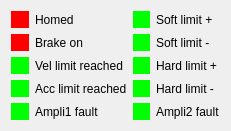
   <widget class="QWidget" name="layoutWidget_5">
    <property name="geometry">
     <rect>
      <x>450</x>
      <y>160</y>
      <width>231</width>
      <height>131</height>
     </rect>
    </property>
    <layout class="QGridLayout" name="gridLayout_13">
     <item row="0" column="0">
      <widget class="QLabel" name="label_es_homed">
       <property name="styleSheet">
        <string>background-color: rgb(255, 0, 0);</string>
       </property>
       <property name="text">
        <string/>
       </property>
      </widget>
     </item>
     <item row="0" column="1">
      <widget class="QLabel" name="label_56">
       <property name="text">
        <string>Homed</string>
       </property>
      </widget>
     </item>
     <item row="0" column="2">
      <widget class="QLabel" name="label_es_soft_limitP">
       <property name="styleSheet">
        <string>background-color: rgb(0, 255, 0);</string>
       </property>
       <property name="text">
        <string/>
       </property>
      </widget>
     </item>
     <item row="0" column="3">
      <widget class="QLabel" name="label_57">
       <property name="text">
        <string>Soft limit +</string>
       </property>
      </widget>
     </item>
     <item row="1" column="0">
      <widget class="QLabel" name="label_es_brake">
       <property name="styleSheet">
        <string>background-color: rgb(255, 0, 0);</string>
       </property>
       <property name="text">
        <string/>
       </property>
      </widget>
     </item>
     <item row="1" column="1">
      <widget class="QLabel" name="label_58">
       <property name="text">
        <string>Brake on</string>
       </property>
      </widget>
     </item>
     <item row="1" column="2">
      <widget class="QLabel" name="label_es_soft_limitM">
       <property name="styleSheet">
        <string>background-color: rgb(0, 255, 0);</string>
       </property>
       <property name="text">
        <string/>
       </property>
      </widget>
     </item>
     <item row="1" column="3">
      <widget class="QLabel" name="label_59">
       <property name="text">
        <string>Soft limit -</string>
       </property>
      </widget>
     </item>
     <item row="2" column="0">
      <widget class="QLabel" name="label_es_vel_limit">
       <property name="styleSheet">
        <string>background-color: rgb(0, 255, 0);</string>
       </property>
       <property name="text">
        <string/>
       </property>
      </widget>
     </item>
     <item row="2" column="1">
      <widget class="QLabel" name="label_60">
       <property name="text">
        <string>Vel limit reached</string>
       </property>
      </widget>
     </item>
     <item row="2" column="2">
      <widget class="QLabel" name="label_es_hard_limitP">
       <property name="styleSheet">
        <string>background-color: rgb(0, 255, 0);</string>
       </property>
       <property name="text">
        <string/>
       </property>
      </widget>
     </item>
     <item row="2" column="3">
      <widget class="QLabel" name="label_61">
       <property name="text">
        <string>Hard limit +</string>
       </property>
      </widget>
     </item>
     <item row="3" column="0">
      <widget class="QLabel" name="label_es_acc_limit">
       <property name="styleSheet">
        <string>background-color: rgb(0, 255, 0);</string>
       </property>
       <property name="text">
        <string/>
       </property>
      </widget>
     </item>
     <item row="3" column="1">
      <widget class="QLabel" name="label_62">
       <property name="text">
        <string>Acc limit reached</string>
       </property>
      </widget>
     </item>
     <item row="3" column="2">
      <widget class="QLabel" name="label_es_hard_limitM">
       <property name="styleSheet">
        <string>background-color: rgb(0, 255, 0);</string>
       </property>
       <property name="text">
        <string/>
       </property>
      </widget>
     </item>
     <item row="3" column="3">
      <widget class="QLabel" name="label_63">
       <property name="text">
        <string>Hard limit -</string>
       </property>
      </widget>
     </item>
     <item row="4" column="0">
      <widget class="QLabel" name="label_es_ampli1_fault">
       <property name="styleSheet">
        <string>background-color: rgb(0, 255, 0);</string>
       </property>
       <property name="text">
        <string/>
       </property>
      </widget>
     </item>
     <item row="4" column="1">
      <widget class="QLabel" name="label_64">
       <property name="text">
        <string>Ampli1 fault</string>
       </property>
      </widget>
     </item>
     <item row="4" column="2">
      <widget class="QLabel" name="label_es_ampli2_fault">
       <property name="styleSheet">
        <string>background-color: rgb(0, 255, 0);</string>
       </property>
       <property name="text">
        <string/>
       </property>
      </widget>
     </item>
     <item row="4" column="3">
      <widget class="QLabel" name="label_65">
       <property name="text">
        <string>Ampli2 fault</string>
       </property>
      </widget>
     </item>
    </layout>
   </widget>
